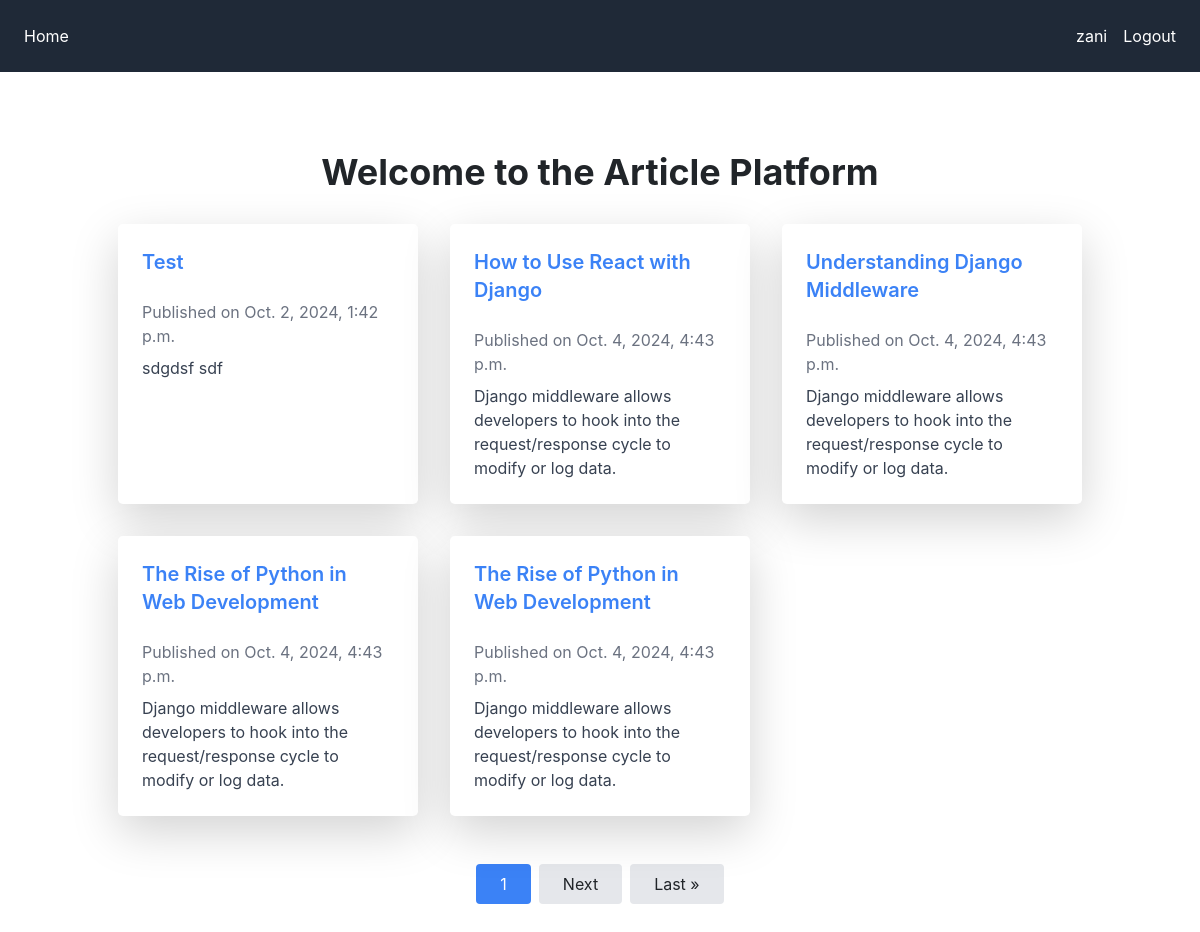
The app's page / (signed in) with its own data.
### mysite/models.py (models this page shows, shortened)
class Article(models.Model):
    title = models.CharField(max_length=200)
    content = models.TextField()
    author = models.ForeignKey(User, on_delete=models.CASCADE)
    created_at = models.DateTimeField(default=timezone.now)

### mysite/views.py (the view)
# urls.py: path('', views.article_list, name='article_list'),
def article_list(request):
    query = request.GET.get('q')
    articles_list = Article.objects.all()
    if query:
        articles_list = articles_list.filter(
            Q(title__icontains=query) | Q(content__icontains=query)
        )
    paginator = Paginator(articles_list, 5)
    page_number = request.GET.get('page')
    page_obj = paginator.get_page(page_number)
    return render(request, 'article_list.html', {'page_obj': page_obj, 'query': query})

### mysite/templates/article_list.html (shortened to what this page needs)
{% extends "base.html" %}
{% block content %}
<div class="container mx-auto py-12">
    <h1 class="text-4xl font-bold mb-8 text-center">Welcome to the Article Platform</h1>
    <div class="grid grid-cols-1 md:grid-cols-2 lg:grid-cols-3 gap-8">
        {% for article in page_obj %}
            <div class="bg-white shadow-lg rounded-lg p-6 transition transform hover:scale-105">
                <h2 class="text-xl font-semibold mb-4">
                    <a href="{% url 'article_detail' article.id %}" class="text-blue-500 hover:underline">{{ article.title }}</a>
                </h2>
                <p class="text-gray-500 mb-2">Published on {{ article.created_at }}</p>
                <p class="text-gray-700">{{ article.content|truncatewords:20 }}</p>
            </div>
        {% empty %}
            <p>No articles available.</p>
        {% endfor %}
    </div>
    <div class="mt-12 flex justify-center">
        <span class="bg-blue-500 text-white px-4 py-2 mx-1 rounded">{{ page_obj.number }}</span>
        {% if page_obj.has_next %}
            <a href="?page={{ page_obj.next_page_number }}" class="bg-gray-200 px-4 py-2 mx-1 rounded hover:bg-gray-300">Next</a>
            <a href="?page={{ page_obj.paginator.num_pages }}" class="bg-gray-200 px-4 py-2 mx-1 rounded hover:bg-gray-300">Last &raquo;</a>
        {% endif %}
    </div>
</div>
{% endblock %}

### mysite/templates/base.html (shortened to what this page needs)
{% load static %}
{% load crispy_forms_tags %}
<!DOCTYPE html>
<html lang="en">
<head>
<link rel="stylesheet" href="https://stackpath.bootstrapcdn.com/bootstrap/4.5.2/css/bootstrap.min.css">
<link rel="stylesheet" href="{% static 'css/output.css' %}">
</head>
<body>
    <nav class="bg-gray-800 p-4 flex justify-between items-center">
        <ul class="flex space-x-4">
            <li><a href="{% url 'article_list' %}" class="text-white">Home</a></li>
        </ul>
        <ul class="flex space-x-4 items-center">
            {% if user.is_authenticated %}
                <li><a href="{% url 'profile' %}" class="text-white">{{ user.username }}</a></li>
                <form method="POST" action="{% url 'logout' %}" class="inline">
                    <button type="submit" class="text-white">Logout</button>
                </form>
            {% else %}
                <li><a href="{% url 'login' %}" class="text-white">Login</a></li>
                <li><a href="{% url 'signup' %}" class="text-white">Signup</a></li>
            {% endif %}
        </ul>
    </nav>
    <div class="container mx-auto py-8">
        {% block content %}
        {% endblock %}
    </div>
</body>
</html>

### records on screen
Article: title "Test", created_at "Oct. 2, 2024, 1:42 p.m.", content "sdgdsf sdf"
Article: title "How to Use React with Django", created_at "Oct. 4, 2024, 4:43 p.m.", content "Django middleware allows developers to hook into the request/response cycle to modify or log data."
Article: title "Understanding Django Middleware", created_at "Oct. 4, 2024, 4:43 p.m.", content "Django middleware allows developers to hook into the request/response cycle to modify or log data."
Article: title "The Rise of Python in Web Development", created_at "Oct. 4, 2024, 4:43 p.m.", content "Django middleware allows developers to hook into the request/response cycle to modify or log data."
Article: title "The Rise of Python in Web Development", created_at "Oct. 4, 2024, 4:43 p.m.", content "Django middleware allows developers to hook into the request/response cycle to modify or log data."

### other values on screen
{{ user.username }} "zani"
{{ page_obj.number }} "1"
